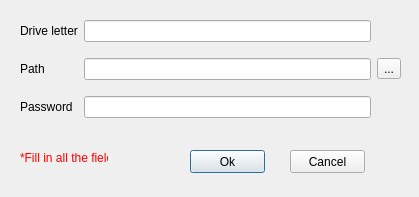
<?xml version="1.0" encoding="UTF-8"?>
<ui version="4.0">
 <class>Mount</class>
 <widget class="QDialog" name="Mount">
  <property name="geometry">
   <rect>
    <x>0</x>
    <y>0</y>
    <width>419</width>
    <height>197</height>
   </rect>
  </property>
  <property name="windowTitle">
   <string>Mount Virtual Drive</string>
  </property>
  <widget class="QWidget" name="gridLayoutWidget">
   <property name="geometry">
    <rect>
     <x>20</x>
     <y>10</y>
     <width>381</width>
     <height>121</height>
    </rect>
   </property>
   <layout class="QGridLayout" name="gridLayout">
    <item row="0" column="0">
     <widget class="QLabel" name="label_7">
      <property name="text">
       <string>Drive letter</string>
      </property>
     </widget>
    </item>
    <item row="0" column="1">
     <widget class="QLineEdit" name="Letter">
      <property name="maxLength">
       <number>1</number>
      </property>
     </widget>
    </item>
    <item row="1" column="2">
     <widget class="QToolButton" name="PathButton">
      <property name="text">
       <string>...</string>
      </property>
     </widget>
    </item>
    <item row="1" column="0">
     <widget class="QLabel" name="label_2">
      <property name="text">
       <string>Path</string>
      </property>
     </widget>
    </item>
    <item row="1" column="1">
     <widget class="QLineEdit" name="PathToFile"/>
    </item>
    <item row="2" column="1">
     <widget class="QLineEdit" name="Password"/>
    </item>
    <item row="2" column="0">
     <widget class="QLabel" name="label_3">
      <property name="text">
       <string>Password</string>
      </property>
     </widget>
    </item>
   </layout>
  </widget>
  <widget class="QLabel" name="label">
   <property name="enabled">
    <bool>true</bool>
   </property>
   <property name="geometry">
    <rect>
     <x>20</x>
     <y>150</y>
     <width>88</width>
     <height>16</height>
    </rect>
   </property>
   <property name="palette">
    <palette>
     <active>
      <colorrole role="WindowText">
       <brush brushstyle="SolidPattern">
        <color alpha="255">
         <red>255</red>
         <green>0</green>
         <blue>0</blue>
        </color>
       </brush>
      </colorrole>
     </active>
     <inactive>
      <colorrole role="WindowText">
       <brush brushstyle="SolidPattern">
        <color alpha="255">
         <red>255</red>
         <green>0</green>
         <blue>0</blue>
        </color>
       </brush>
      </colorrole>
     </inactive>
     <disabled>
      <colorrole role="WindowText">
       <brush brushstyle="SolidPattern">
        <color alpha="255">
         <red>120</red>
         <green>120</green>
         <blue>120</blue>
        </color>
       </brush>
      </colorrole>
     </disabled>
    </palette>
   </property>
   <property name="text">
    <string>*Fill in all the fields</string>
   </property>
  </widget>
  <widget class="QPushButton" name="Ok">
   <property name="geometry">
    <rect>
     <x>190</x>
     <y>150</y>
     <width>75</width>
     <height>23</height>
    </rect>
   </property>
   <property name="text">
    <string>Ok</string>
   </property>
  </widget>
  <widget class="QPushButton" name="Cancel">
   <property name="geometry">
    <rect>
     <x>290</x>
     <y>150</y>
     <width>75</width>
     <height>23</height>
    </rect>
   </property>
   <property name="text">
    <string>Cancel</string>
   </property>
  </widget>
 </widget>
 <resources/>
 <connections/>
</ui>
